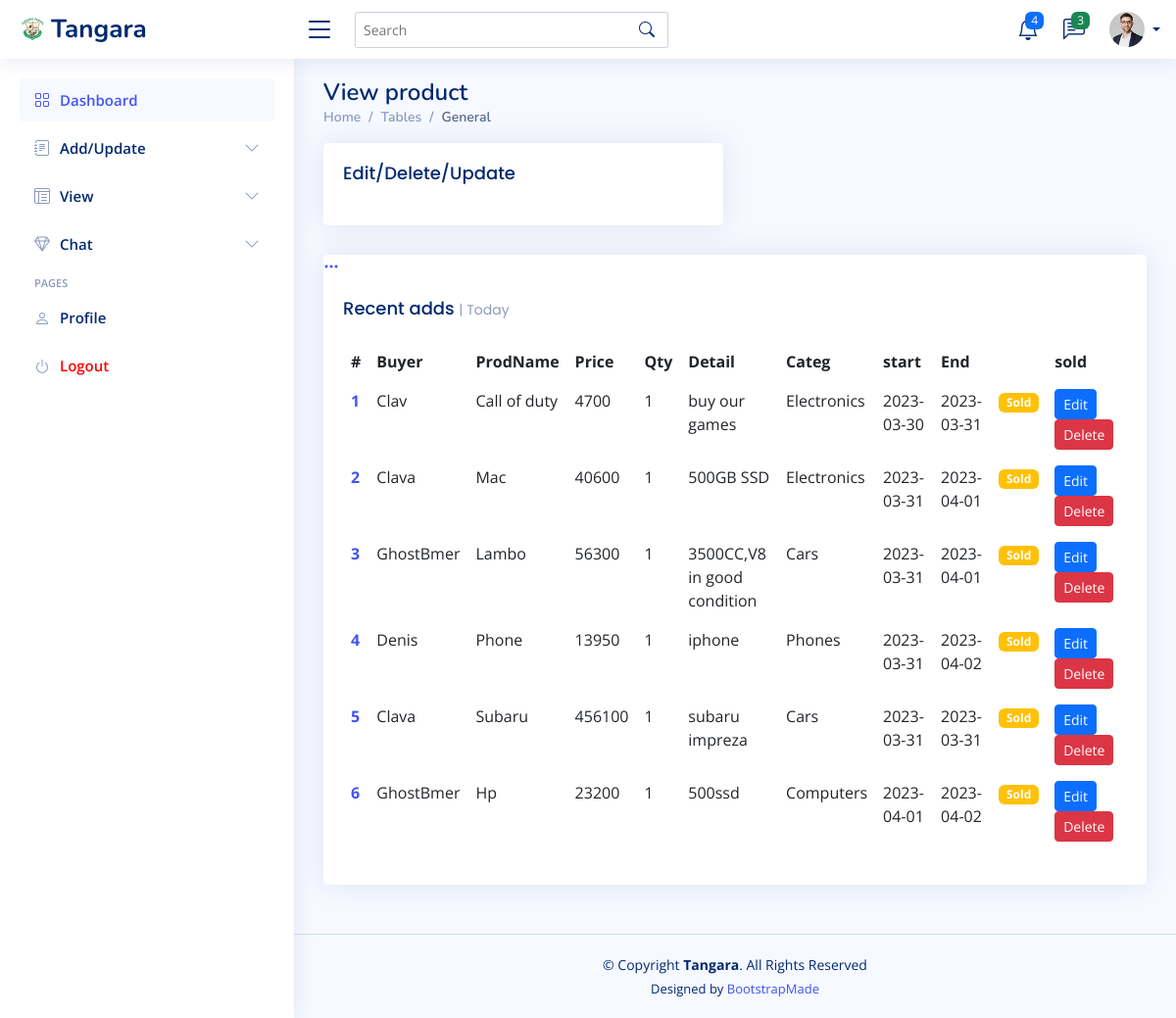
The page /admin/viewteachers.php on the database its author committed.
### tables this page shows
CREATE TABLE `product` (
  `id` int(255) NOT NULL,
  `buyer` varchar(255) NOT NULL,
  `username` varchar(255) NOT NULL,
  `productname` varchar(255) NOT NULL,
  `price` int(255) NOT NULL,
  `quantity` int(255) NOT NULL,
  `description` varchar(255) NOT NULL,
  `category` varchar(255) NOT NULL,
  `productimage` varchar(60) NOT NULL,
  `startdate` varchar(60) NOT NULL,
  `enddate` varchar(60) NOT NULL,
  `sellprice` int(11) NOT NULL,
  `sold` int(11) NOT NULL DEFAULT 1,
  `pay_status` int(11) NOT NULL DEFAULT 0
);

### admin/viewteachers.php (the view, shortened to what this page needs)
<?php
@include('../forms/config.php');
$sql="SELECT * FROM product";
$res=mysqli_query($conn,$sql);
?>
<!DOCTYPE html>
<html lang="en">
<head>
  <link href="assets/vendor/bootstrap/css/bootstrap.min.css" rel="stylesheet">
  <link href="assets/vendor/bootstrap-icons/bootstrap-icons.css" rel="stylesheet">
  <link href="assets/vendor/boxicons/css/boxicons.min.css" rel="stylesheet">
  <link href="assets/vendor/quill/quill.snow.css" rel="stylesheet">
  <link href="assets/vendor/quill/quill.bubble.css" rel="stylesheet">
  <link href="assets/vendor/remixicon/remixicon.css" rel="stylesheet">
  <link href="assets/vendor/simple-datatables/style.css" rel="stylesheet">
  <link href="assets/css/style.css" rel="stylesheet">
</head>
<body>
  <header id="header" class="header fixed-top d-flex align-items-center">
    <div class="d-flex align-items-center justify-content-between">
      <a href="index.php" class="logo d-flex align-items-center">
        <img src="assets/img/logo.png" alt="">
        <span class="d-none d-lg-block">Tangara</span>
      </a>
      <i class="bi bi-list toggle-sidebar-btn"></i>
    </div>
    <div class="search-bar">
      <form class="search-form d-flex align-items-center" method="POST" action="#">
        <input type="text" name="query" placeholder="Search" title="Enter search keyword">
        <button type="submit" title="Search"><i class="bi bi-search"></i></button>
      </form>
    </div>
    <nav class="header-nav ms-auto">
      <ul class="d-flex align-items-center">
        <li class="nav-item dropdown">
          <a class="nav-link nav-icon" href="#" data-bs-toggle="dropdown">
            <i class="bi bi-bell"></i>
            <span class="badge bg-primary badge-number">4</span>
          </a>
        </li>
        <li class="nav-item dropdown">
          <a class="nav-link nav-icon" href="#" data-bs-toggle="dropdown">
            <i class="bi bi-chat-left-text"></i>
            <span class="badge bg-success badge-number">3</span>
          </a>
        </li>
        <li class="nav-item dropdown pe-3">
          <a class="nav-link nav-profile d-flex align-items-center pe-0" href="#" data-bs-toggle="dropdown">
            <img src="assets/img/profile-img.jpg" alt="Profile" class="rounded-circle">
            <span class="d-none d-md-block dropdown-toggle ps-2"><?php echo $_SESSION['admin_name']?></span>
          </a>
        </li>
      </ul>
    </nav>
  </header>
  <aside id="sidebar" class="sidebar">
    <ul class="sidebar-nav" id="sidebar-nav">
      <li class="nav-item">
        <a class="nav-link " href="index.php">
          <i class="bi bi-grid"></i>
          <span>Dashboard</span>
        </a>
      </li>
      <li class="nav-item">
        <a class="nav-link collapsed" data-bs-target="#forms-nav" data-bs-toggle="collapse" href="#">
          <i class="bi bi-journal-text"></i><span>Add/Update</span><i class="bi bi-chevron-down ms-auto"></i>
        </a>
      </li>
      <li class="nav-item">
        <a class="nav-link collapsed" data-bs-target="#tables-nav" data-bs-toggle="collapse" href="#">
          <i class="bi bi-layout-text-window-reverse"></i><span>View</span><i class="bi bi-chevron-down ms-auto"></i>
        </a>
      </li>
      <li class="nav-item">
        <a class="nav-link collapsed" data-bs-target="#icons-nav" data-bs-toggle="collapse" href="#">
          <i class="bi bi-gem"></i><span>Chat</span><i class="bi bi-chevron-down ms-auto"></i>
        </a>
      </li>
      <li class="nav-heading">Pages</li>
      <li class="nav-item">
        <a class="nav-link collapsed" href="profile.php">
          <i class="bi bi-person"></i>
          <span>Profile</span>
        </a>
      </li>
      <li class="nav-item">
        <a class="nav-link collapsed" href="pages-faq.html">
          <i class="bi bi-power"></i>
          <span style="color: red;">Logout</span>
        </a>
      </li>
    </ul>
  </aside>
  <main id="main" class="main">
    <div class="pagetitle">
      <h1>View product</h1>
      <nav>
        <ol class="breadcrumb">
          <li class="breadcrumb-item"><a href="index.php">Home</a></li>
          <li class="breadcrumb-item">Tables</li>
          <li class="breadcrumb-item active">General</li>
        </ol>
      </nav>
    </div>
    <section class="section">
      <div class="row">
        <div class="col-lg-6">
          <div class="card">
            <div class="card-body">
              <h5 class="card-title">Edit/Delete/Update</h5>
            </div>
          </div>
            </div>
          </div>
            <div class="col-12">
              <div class="card recent-sales overflow-auto">
                <div class="filter">
                  <a class="icon" href="#" data-bs-toggle="dropdown"><i class="bi bi-three-dots"></i></a>
                </div>
                <div class="card-body">
                  <h5 class="card-title">Recent adds <span>| Today</span></h5>
                  <table class="table table-borderless datatable">
                    <thead>
                      <tr>
                        <th scope="col">#</th>
                        <th scope="col">Buyer</th>
                        <th>ProdName</th>
                        <th>Price</th>
                        <th>Qty</th>
                        <th>Detail</th>
                        <th>Categ</th>
                        <th>start</th>
                        <th>End</th>
                        <th></th>
                        <th scope="col">sold</th>
                      </tr>
                    </thead>
                    <?php
              $i=1;
              while($row=mysqli_fetch_assoc($res)){?>
                    <tbody>
                      <tr>
                        <th scope="row"><a href="#"><?php echo $i++?></a></th>
                        <td><?php echo $row['buyer']?></td>
                        <td><?php echo $row['productname']?></td>
                        <td><?php echo $row['price']?></td>
                        <td><?php echo $row['quantity']?></td>
                        <td><?php echo $row['description']?></td>
                        <td><?php echo $row['category']?></td>
                        <td><?php echo $row['startdate']?></td>
                        <td><?php echo $row['enddate']?></td>
                        <td>
                   <?php
                if($row['sold']==1){
                  echo "<a class='badge bg-success' href='?type=sold&operation=deactive&id=".$row['id']."'>Available</a>&nbsp;";
                }else{
                  echo "<a class='badge bg-warning' href='?type=sold&operation=active&id=".$row['id']."'>Sold</a>&nbsp;";
                }
                ?>
              </td>
              <td>
                <?php
                echo "<a class='btn btn-sm btn-primary' href='editteacher.php?id=".$row['id']."'>Edit</a>&nbsp;";
                echo "<a class='btn btn-sm btn-danger' href='?type=delete&id=".$row['id']."'>Delete</a>";
                ?>
                 </td>
                        <?php } ?>
                      </tr>
                    </tbody>
                  </table>
                </div>
              </div>
            </div>
    </section>
  </main>
  <footer id="footer" class="footer">
    <div class="copyright">
      &copy; Copyright <strong><span>Tangara</span></strong>. All Rights Reserved
    </div>
    <div class="credits">
      Designed by <a href="https://bootstrapmade.com/">BootstrapMade</a>
    </div>
  </footer>
</body>
</html>

### admin/assets/css/style.css (style rules this page uses)
:root { scroll-behavior: smooth; }
body { font-family: "Open Sans", sans-serif; background: #f6f9ff; color: #444444; }
a { color: #4154f1; text-decoration: none; }
h1, h2, h3, h4, h5, h6 { font-family: "Nunito", sans-serif; }
#main { margin-top: 60px; padding: 20px 30px; transition: all 0.3s; }
.pagetitle { margin-bottom: 10px; }
.pagetitle h1 { font-size: 24px; margin-bottom: 0; font-weight: 600; color: #012970; }
.card { margin-bottom: 30px; border: none; border-radius: 5px; box-shadow: 0px 0 30px rgba(1, 41, 112, 0.1); }
.card-title { padding: 20px 0 15px 0; font-size: 18px; font-weight: 500; color: #012970; font-family: "Poppins", sans-serif; }
.card-title span { color: #899bbd; font-size: 14px; font-weight: 400; }
.card-body { padding: 0 20px 20px 20px; }
.breadcrumb { font-size: 14px; font-family: "Nunito", sans-serif; color: #899bbd; font-weight: 600; }
.breadcrumb a { color: #899bbd; transition: 0.3s; }
.breadcrumb .breadcrumb-item::before { color: #899bbd; }
.breadcrumb .active { color: #51678f; font-weight: 600; }
.logo { line-height: 1; }
@media (min-width: 1200px) { .logo { width: 280px; } }
.logo img { max-height: 26px; margin-right: 6px; }
.logo span { font-size: 26px; font-weight: 700; color: #012970; font-family: "Nunito", sans-serif; }
.header { transition: all 0.5s; z-index: 997; height: 60px; box-shadow: 0px 2px 20px rgba(1, 41, 112, 0.1); background-color: #fff; padding-left: 20px; }
.header .toggle-sidebar-btn { font-size: 32px; padding-left: 10px; cursor: pointer; color: #012970; }
.header .search-bar { min-width: 360px; padding: 0 20px; }
.header .search-form { width: 100%; }
.header .search-form input { border: 0; font-size: 14px; color: #012970; border: 1px solid rgba(1, 41, 112, 0.2); padding: 7px 38px 7px 8px; border-radius: 3px; transition: 0.3s; width: 100%; }
.header .search-form button { border: 0; padding: 0; margin-left: -30px; background: none; }
.header .search-form button i { color: #012970; }
.header-nav ul { list-style: none; }
.header-nav>ul { margin: 0; padding: 0; }
.header-nav .nav-icon { font-size: 22px; color: #012970; margin-right: 25px; position: relative; }
.header-nav .nav-profile { color: #012970; }
.header-nav .nav-profile img { max-height: 36px; }
.header-nav .nav-profile span { font-size: 14px; font-weight: 600; }
.header-nav .badge-number { position: absolute; inset: -2px -5px auto auto; font-weight: normal; font-size: 12px; padding: 3px 6px; }
.sidebar { position: fixed; top: 60px; left: 0; bottom: 0; width: 300px; z-index: 996; transition: all 0.3s; padding: 20px; overflow-y: auto; scrollbar-width: thin; scrollbar-color: #aab7cf transparent; box-shadow: 0px 0px 20px rgba(1, 41, 112, 0.1); background-color: #fff; }
@media (min-width: 1200px) { #main, #footer { margin-left: 300px; } }
.sidebar-nav { padding: 0; margin: 0; list-style: none; }
.sidebar-nav li { padding: 0; margin: 0; list-style: none; }
.sidebar-nav .nav-item { margin-bottom: 5px; }
.sidebar-nav .nav-heading { font-size: 11px; text-transform: uppercase; color: #899bbd; font-weight: 600; margin: 10px 0 5px 15px; }
.sidebar-nav .nav-link { display: flex; align-items: center; font-size: 15px; font-weight: 600; color: #4154f1; transition: 0.3; background: #f6f9ff; padding: 10px 15px; border-radius: 4px; }
.sidebar-nav .nav-link i { font-size: 16px; margin-right: 10px; color: #4154f1; }
.sidebar-nav .nav-link.collapsed { color: #012970; background: #fff; }
.sidebar-nav .nav-link.collapsed i { color: #899bbd; }
.sidebar-nav .nav-link .bi-chevron-down { margin-right: 0; transition: transform 0.2s ease-in-out; }
.footer { padding: 20px 0; font-size: 14px; transition: all 0.3s; border-top: 1px solid #cddfff; }
.footer .copyright { text-align: center; color: #012970; }
.footer .credits { padding-top: 5px; text-align: center; font-size: 13px; color: #012970; }

### rows shown on the page
product: buyer "Clav", productname "Call of duty", price "4700", quantity "1", description "buy our games", category "Electronics", startdate "2023-03-30", enddate "2023-03-31"
product: buyer "Clava", productname "Mac", price "40600", quantity "1", description "500GB SSD", category "Electronics", startdate "2023-03-31", enddate "2023-04-01"
product: buyer "GhostBmer", productname "Lambo", price "56300", quantity "1", description "3500CC,V8 in good condition", category "Cars", startdate "2023-03-31", enddate "2023-04-01"
product: buyer "Denis", productname "Phone", price "13950", quantity "1", description "iphone", category "Phones", startdate "2023-03-31", enddate "2023-04-02"
product: buyer "Clava", productname "Subaru", price "456100", quantity "1", description "subaru impreza", category "Cars", startdate "2023-03-31", enddate "2023-03-31"
product: buyer "GhostBmer", productname "Hp", price "23200", quantity "1", description "500ssd", category "Computers", startdate "2023-04-01", enddate "2023-04-02"
